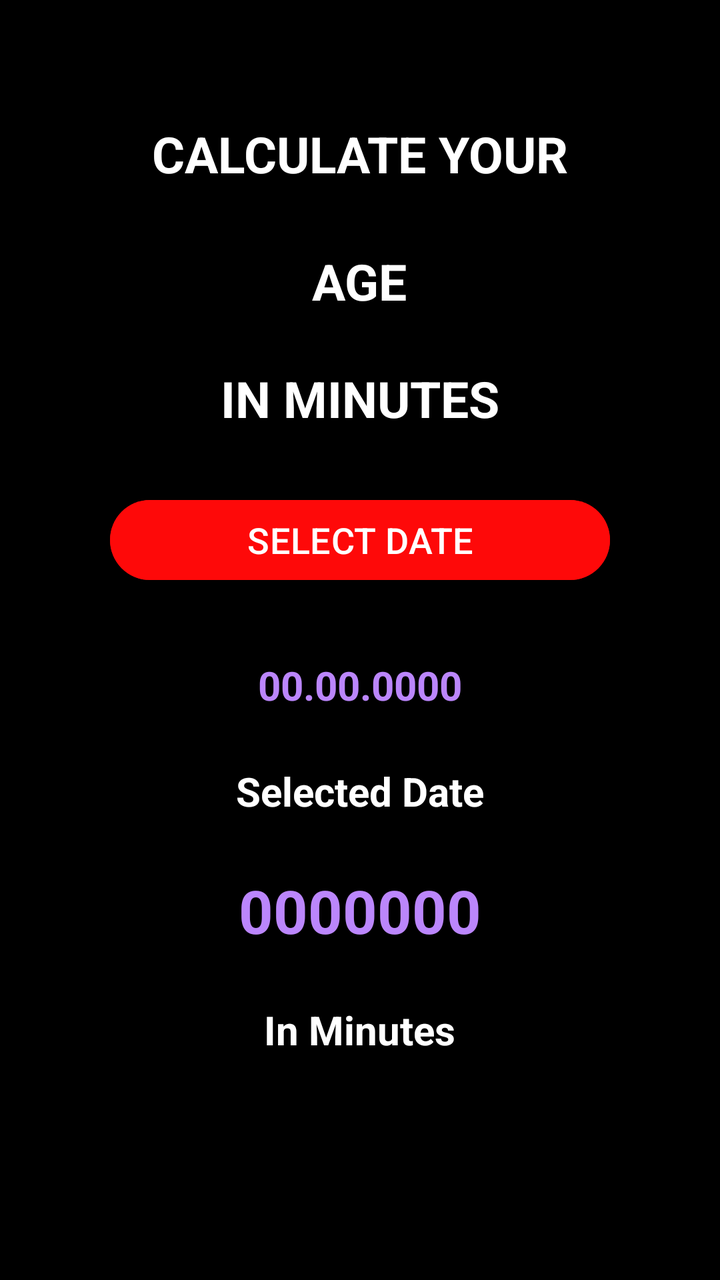
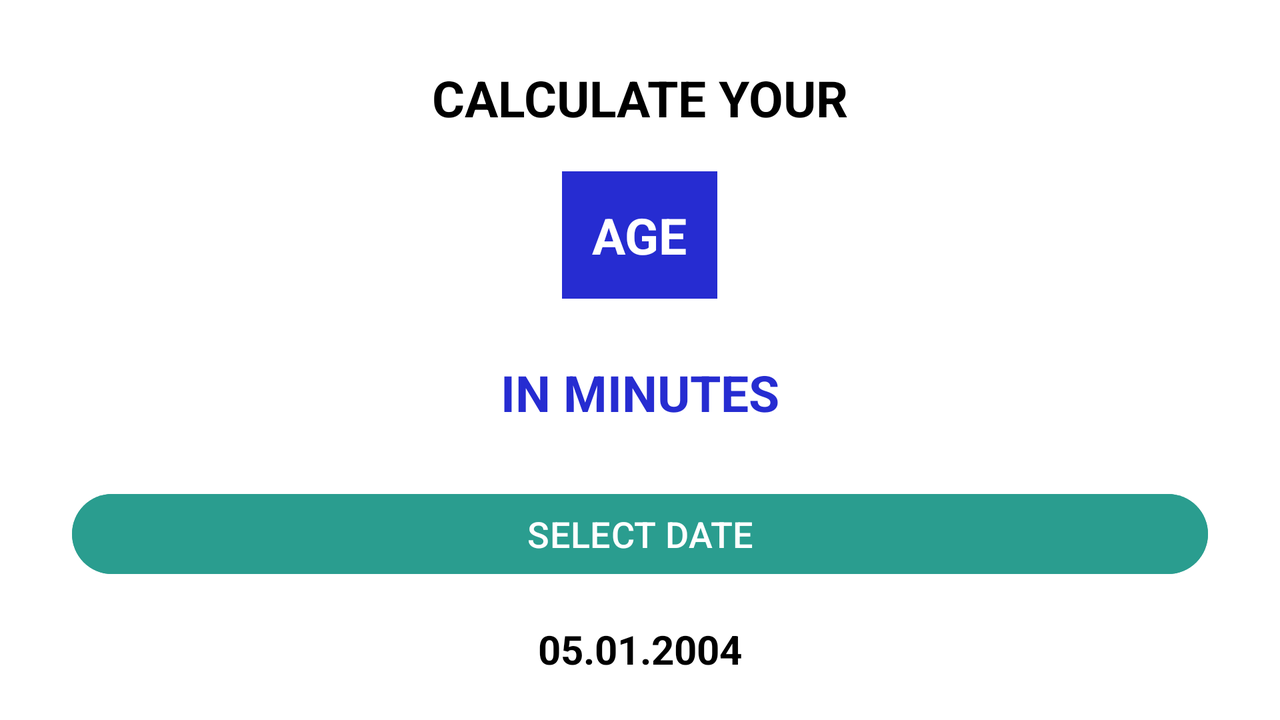

The same Android screen from two of the app's own layout files: first res/layout/ as a phone draws it, then the repository's variant for another configuration, drawn on a device whose configuration selects that folder. Both files follow.
<!-- AndroidManifest.xml: application theme Theme.BODCalc -->
<!-- res/layout/activity_main.xml -->
<?xml version="1.0" encoding="utf-8"?>
<LinearLayout
    xmlns:android="http://schemas.android.com/apk/res/android"
    xmlns:app="http://schemas.android.com/apk/res-auto"
    xmlns:tools="http://schemas.android.com/tools"
    android:layout_width="match_parent"
    android:layout_height="match_parent"
    tools:context=".MainActivity"
    android:orientation="vertical"
    android:padding="35dp"
    android:background="@color/black"
    android:gravity="center_horizontal">

    <ImageView
        android:layout_width="wrap_content"
        android:layout_height="wrap_content"
        android:src="@drawable/age" >
    </ImageView>

    <TextView
        android:layout_width="wrap_content"
        android:layout_height="wrap_content"
        android:layout_marginTop="25dp"
        android:text="CALCULATE YOUR"
        android:textStyle="bold"
        android:textColor="@color/calculate_your_color"
        android:textSize="25sp" />

    <TextView
        android:layout_width="wrap_content"
        android:layout_height="wrap_content"
        android:text="AGE"
        android:padding="15dp"
        android:layout_marginTop="15dp"
        android:textStyle="bold"
        android:textColor="@color/calculate_your_color"
        android:textSize="25sp" />

    <TextView
        android:layout_width="wrap_content"
        android:layout_height="wrap_content"
        android:layout_marginTop="36dp"
        android:text="IN MINUTES"
        android:layout_margin="10dp"
        android:textStyle="bold"
        android:textColor="@color/calculate_your_color"
        android:textSize="25sp" />

    <Button
        android:id="@+id/btnDatePicker"
        android:layout_width="match_parent"
        android:layout_height="wrap_content"
        android:text="SELECT DATE"
        android:textSize="18sp"
        android:layout_margin="20dp"
        android:textColor="@color/white"
        android:backgroundTint="#ECFF0909" />

    <TextView
        android:id="@+id/tvSelectedDate"
        android:layout_width="wrap_content"
        android:layout_height="wrap_content"
        android:text="00.00.0000"
        android:layout_marginTop="15dp"
        android:textStyle="bold"
        android:textColor="@color/purple_200"
        android:textSize="20sp" />

    <TextView
        android:layout_width="wrap_content"
        android:layout_height="wrap_content"
        android:layout_marginTop="26dp"
        android:text="Selected Date"
        android:textStyle="bold"
        android:textColor="@color/calculate_your_color"
        android:textSize="20sp" />

    <TextView
        android:id="@+id/AgeInMinutes"
        android:layout_width="wrap_content"
        android:layout_height="wrap_content"
        android:layout_marginTop="26dp"
        android:text="0000000"
        android:textStyle="bold"
        android:textColor="@color/purple_200"
        android:textSize="30sp" />

    <TextView
        android:layout_width="wrap_content"
        android:layout_height="wrap_content"
        android:layout_marginTop="26dp"
        android:text="In Minutes"
        android:textStyle="bold"
        android:textColor="@color/calculate_your_color"
        android:textSize="20sp"/>

</LinearLayout>
<!-- resources referenced by this layout -->
<resources>
  <color name="black">#FF000000</color>
  <color name="calculate_your_color">#FFFFFF</color>
  <color name="purple_200">#FFBB86FC</color>
  <color name="white">#FFFFFFFF</color>
  <style name="Theme.BODCalc" parent="Base.Theme.BODCalc" />
  <style name="Base.Theme.BODCalc" parent="Theme.Material3.DayNight.NoActionBar">
          
          
          <item name="colorPrimaryVariant">@color/textBlue</item>
      </style>
  <color name="textBlue">#262CD1</color>
</resources>
<!-- res/layout-land/activity_main.xml (the repository's variant of the layout above) -->
<!-- drawn on the phone turned sideways -->
<?xml version="1.0" encoding="utf-8"?>
<LinearLayout xmlns:android="http://schemas.android.com/apk/res/android"
    xmlns:app="http://schemas.android.com/apk/res-auto"
    xmlns:tools="http://schemas.android.com/tools"
    android:layout_width="match_parent"
    android:layout_height="match_parent"
    tools:context=".MainActivity"
    android:orientation="vertical"
    android:padding="16dp"
    android:background="@color/white"
    android:gravity="center_horizontal"
    >

    <TextView
        android:layout_width="wrap_content"
        android:layout_height="wrap_content"
        android:layout_marginTop="16dp"
        android:text="CALCULATE YOUR"
        android:textStyle="bold"
        android:textColor="@color/black"
        android:textSize="25sp"
        />

    <TextView
        android:layout_width="wrap_content"
        android:layout_height="wrap_content"
        android:layout_marginTop="16dp"
        android:text="AGE"
        android:padding="15dp"
        android:layout_margin="20dp"
        android:background="@color/textBlue"
        android:textStyle="bold"
        android:textColor="@color/white"
        android:textSize="25sp" />

    <TextView
        android:layout_width="wrap_content"
        android:layout_height="wrap_content"
        android:layout_marginTop="16dp"
        android:text="IN MINUTES"
        android:layout_margin="10dp"
        android:textStyle="bold"
        android:textColor="@color/textBlue"
        android:textSize="25sp"
        />

    <Button
        android:id="@+id/btnDatePicker"
        android:layout_width="match_parent"
        android:layout_height="wrap_content"
        android:text="SELECT DATE"
        android:textSize="18sp"
        android:layout_margin="20dp"
        android:textColor="@color/white"
        android:backgroundTint="#2a9d8f"

        />

    <TextView
        android:layout_width="wrap_content"
        android:layout_height="wrap_content"
        android:text="05.01.2004"
        android:textStyle="bold"
        android:textColor="@color/black"
        android:textSize="20sp"
        />

    <TextView
        android:layout_width="wrap_content"
        android:layout_height="wrap_content"
        android:layout_marginTop="16dp"
        android:text="Selected Date"
        android:textStyle="bold"
        android:textColor="#696992"
        android:textSize="20sp"
        />

    <TextView
        android:layout_width="wrap_content"
        android:layout_height="wrap_content"
        android:layout_marginTop="16dp"
        android:text="1400000"
        android:textStyle="bold"
        android:textColor="@color/black"
        android:textSize="30sp"
        />

    <TextView
        android:layout_width="wrap_content"
        android:layout_height="wrap_content"
        android:layout_marginTop="16dp"
        android:text="In Minutes"
        android:textStyle="bold"
        android:textColor="#696992"
        android:textSize="20sp"
        />

</LinearLayout>
<!-- resources referenced by the variant -->
<!-- as the phone turned sideways resolves them -->
<resources>
  <color name="black">#FF000000</color>
  <color name="textBlue">#262CD1</color>
  <color name="white">#FFFFFFFF</color>
  <style name="Theme.BODCalc" parent="Base.Theme.BODCalc" />
  <style name="Base.Theme.BODCalc" parent="Theme.Material3.DayNight.NoActionBar">
          
          
          <item name="colorPrimaryVariant">@color/textBlue</item>
      </style>
</resources>
